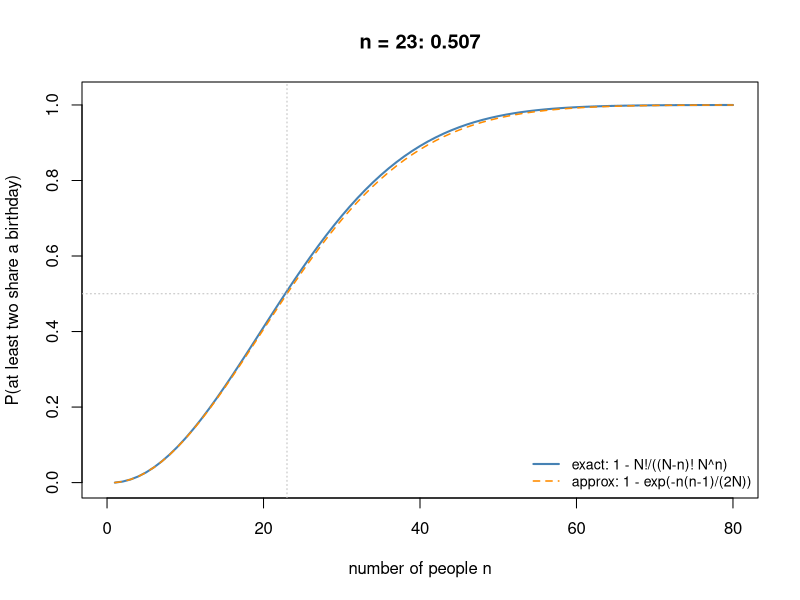

This figure's R source:
# Birthday problem: probability that among n people at least two share a birthday (365 days), exact and approximate.
N <- 365
n <- 1:80
p_share <- 1 - cumprod((N - n + 1) / N)    # the same values as pbirthday(n) in base R
approx <- 1 - exp(-n * (n - 1) / (2 * N))
n50 <- which(p_share >= 0.5)[1]

plot(n, p_share, type = "l", lwd = 2, col = "steelblue", xlim = c(0, 80), ylim = c(0, 1.02),
     xlab = "number of people n", ylab = "P(at least two share a birthday)",
     main = sprintf("n = %d: %.3f", n50, p_share[n50]))
lines(n, approx, lwd = 1.5, lty = 2, col = "darkorange")
abline(h = 0.5, v = n50, lty = 3, col = "gray")
legend("bottomright", bty = "n", cex = 0.85, lty = c(1, 2), lwd = c(2, 1.5),
       col = c("steelblue", "darkorange"),
       legend = c("exact: 1 - N!/((N-n)! N^n)", "approx: 1 - exp(-n(n-1)/(2N))"))
